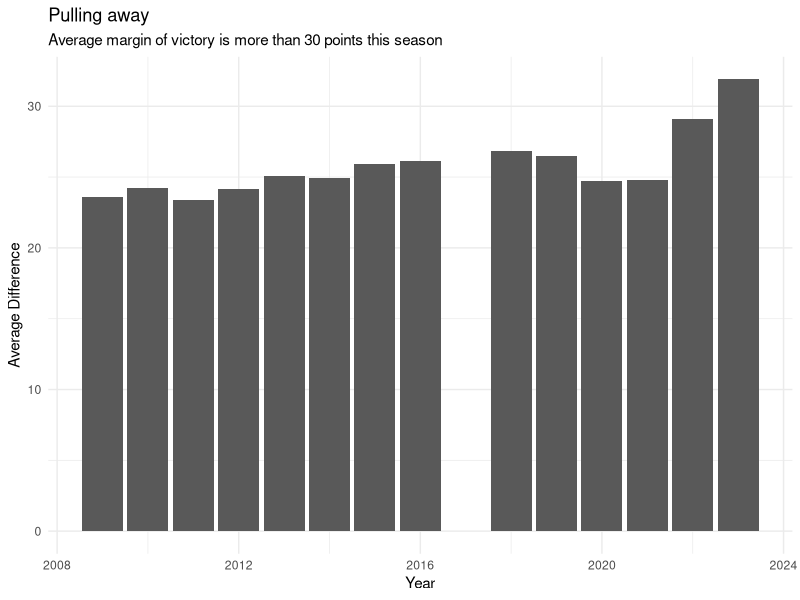
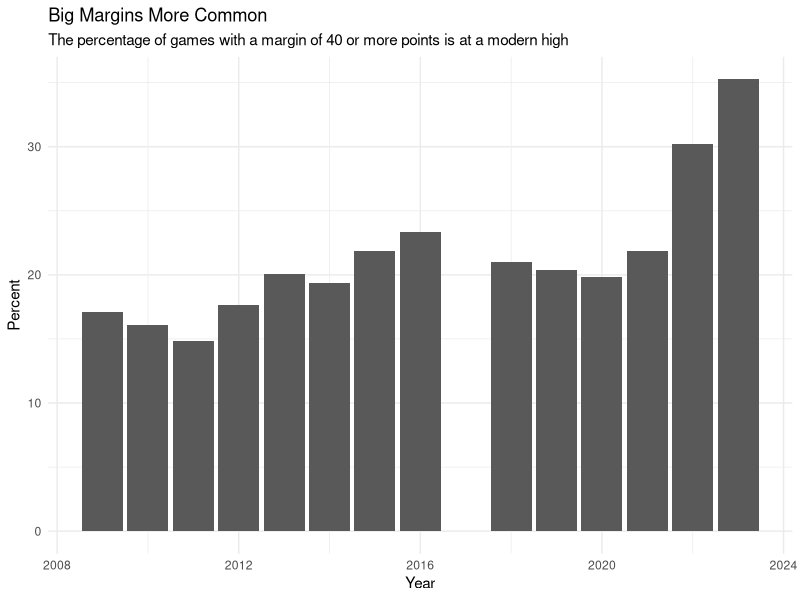

Reproduce these figures in R, in order.
## ---- chunk 1
library(tidyverse)
## ---- chunk 2
games <- read_csv("scores.csv")
wv_games <- games |> filter(home_team_state == 'WV', visiting_team_state == 'WV')
## ---- chunk 3
wv_by_year <- wv_games |> 
  group_by(year) |> 
  summarise(
    avg_diff = mean(differential),
    median_diff = median(differential)
  )
## ---- chunk 4
ggplot() + 
  geom_bar(data=wv_by_year, aes(x=year, weight=avg_diff)) +
  labs(
    title="Pulling away", 
    subtitle = "Average margin of victory is more than 30 points this season",
    x="Year", 
    y="Average Difference"
) + theme_minimal()
## ---- chunk 5
all_games <- wv_games |> 
  group_by(year) |> 
  summarise(all_games = n())

forty_plus <- wv_games |> 
  filter(differential >= 40) |> 
  group_by(year) |> 
  summarise(forty_plus_games = n())

forty_with_pct <- all_games |> 
  inner_join(forty_plus) |> 
  mutate(pct = forty_plus_games/all_games *100) |> 
  arrange(desc(pct))

## ---- chunk 6
ggplot() + 
  geom_bar(data=forty_with_pct, aes(x=year, weight=pct)) +
  labs(
    title="Big Margins More Common", 
    subtitle = "The percentage of games with a margin of 40 or more points is at a modern high",
    x="Year", 
    y="Percent"
) + theme_minimal()
